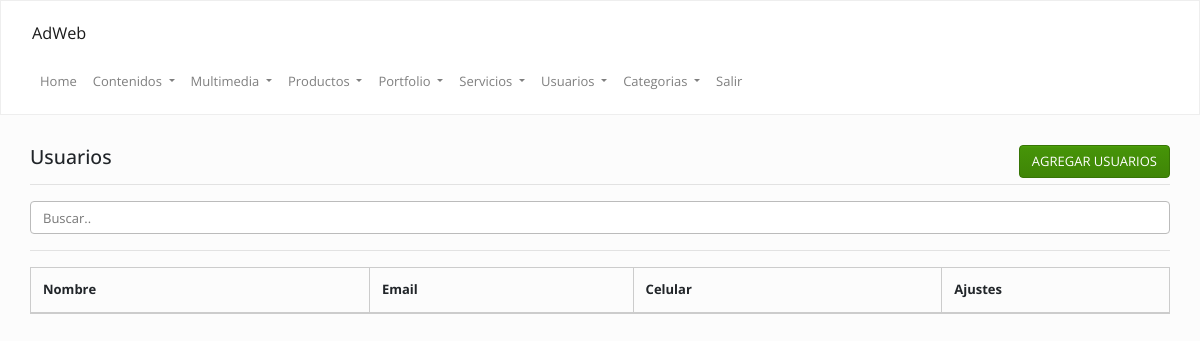
Page /admin/index.php?op=usuarios (signed in) on the earlier database version.
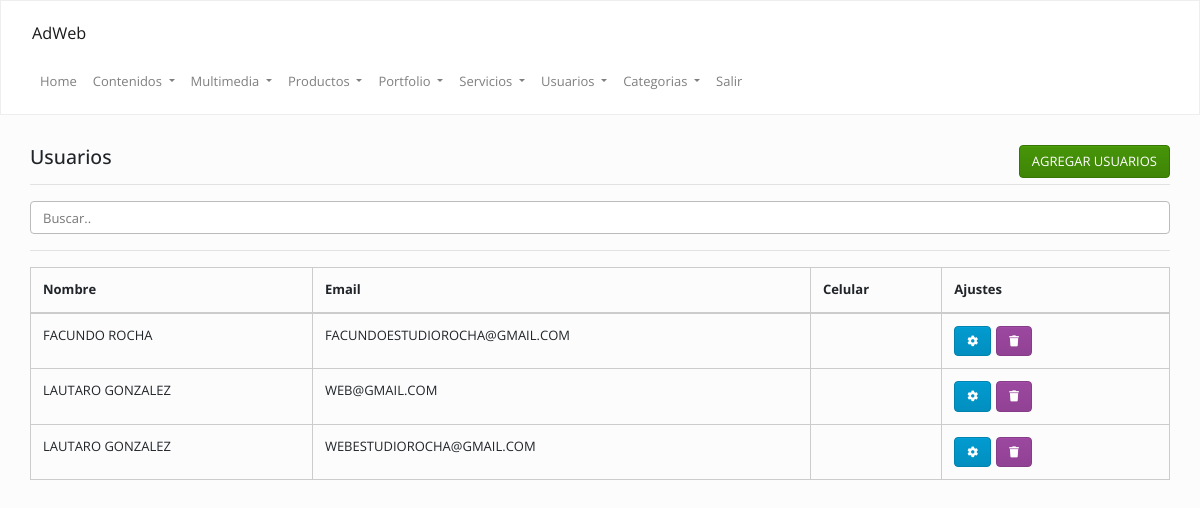
Same page on the later database version.
### tables this page shows
CREATE TABLE `usuarios` (
  `id` int(11) NOT NULL,
  `cod` varchar(255) DEFAULT NULL,
  `nombre` text,
  `apellido` text,
  `doc` text,
  `email` text,
  `password` text,
  `postal` text,
  `localidad` text,
  `provincia` text,
  `pais` text,
  `telefono` text,
  `celular` text,
  `invitado` int(11) NOT NULL DEFAULT '0',
  `descuento` float DEFAULT NULL,
  `vendedor` int(11) NOT NULL DEFAULT '0',
  `fecha` date DEFAULT NULL
);

### Config/Autoload.php (called while the page is built, shortened)
<?php
class autoload
{
    public static function runAdmin()
    {
        spl_autoload_register(
            function ($clase)
            {
                $ruta = str_replace("\\", "/", $clase) . ".php";
            }
        );
    }
}

### Clases/Conexion.php (called while the page is built, shortened)
<?php namespace Clases;
class Conexion
{
    private $datos = array("host"=> "localhost","user"=> "root","pass"=> "","db"  => "foodie");
    private $con;
    public function __construct()
    {
        $this->con = mysqli_connect($this->datos["host"], $this->datos["user"], $this->datos["pass"], $this->datos["db"]);
        mysqli_set_charset($this->con,'utf8');
    }
    public function sqlReturn($query)
    {
        $dato = $this->con->query($query);
        return $dato;
    }
}

### Clases/Usuarios.php (called while the page is built, shortened)
<?php
class Usuarios
{
    private $con;
    public function __construct()
    {
        $this->con = new Conexion();
    }
    function list($filter) {
        $array = array();
        if (is_array($filter)) {
            $filterSql = "WHERE ";
            $filterSql .= implode(" AND ", $filter);
        } else {
            $filterSql = '';
        }
        $sql   = "SELECT * FROM `usuarios` $filterSql  ORDER BY id DESC";
        $notas = $this->con->sqlReturn($sql);
        if ($notas) {
            while ($row = mysqli_fetch_assoc($notas)) {
                $array[] = $row;
            }
            return $array;
        }
    }
}

### admin/inc/usuarios/ver.php (the view, shortened to what this page needs)
<?php
$usuarios = new Clases\Usuarios();
?>
<div class="mt-20">
    <div class="col-lg-12 col-md-12">
        <h4>Usuarios <a class="btn btn-success pull-right" href="<?=URL?>/index.php?op=usuarios&accion=agregar">AGREGAR USUARIOS</a></h4>
        <hr/>
        <input class="form-control" id="myInput" type="text" placeholder="Buscar..">
        <hr/>
        <table class="table  table-bordered  ">
            <thead>
                <th>Nombre</th>
                <th>Email</th>
                <th>Celular</th>
                <th>Ajustes</th>
            </thead>
            <tbody>
               <?php
$data   = $usuarios->list("");
if (is_array($data)) {
    for ($i = 0; $i < count($data); $i++) {
        echo "<tr>";
        echo "<td>" . strtoupper($data[$i]["nombre"]) . " " . strtoupper($data[$i]["apellido"]) . "</td>";
        echo "<td>" . strtoupper($data[$i]["email"]) . "</td>";
        echo "<td>" . strtoupper($data[$i]["celular"]) . "</td>";
        echo "<td>";
        echo '<a class="btn btn-info" data-toggle="tooltip" data-placement="top" title="Modificar" href="' . URL . '/index.php?op=usuarios&accion=modificar&cod=' . $data[$i]["cod"] . '">
                        <i class="fa fa-cog"></i></a>';
        echo '<a class="btn btn-danger" data-toggle="tooltip" data-placement="top" title="Eliminar" href="' . URL . '/index.php?op=index.php?op=usuarios&accion=ver&borrar=' . $data[$i]["cod"] . '">
                        <i class="fa fa-trash"></i></a>';
        echo "</td>";
        echo "</tr>";
    }
}
?>
            </tbody>
        </table>
    </div>
</div>

Differences in the rows shown:
added usuarios: nombre "FACUNDO", apellido "ROCHA", email "FACUNDOESTUDIOROCHA@GMAIL.COM"
added usuarios: nombre "LAUTARO", apellido "GONZALEZ", email "WEB@GMAIL.COM"
added usuarios: nombre "LAUTARO", apellido "GONZALEZ", email "WEBESTUDIOROCHA@GMAIL.COM"
